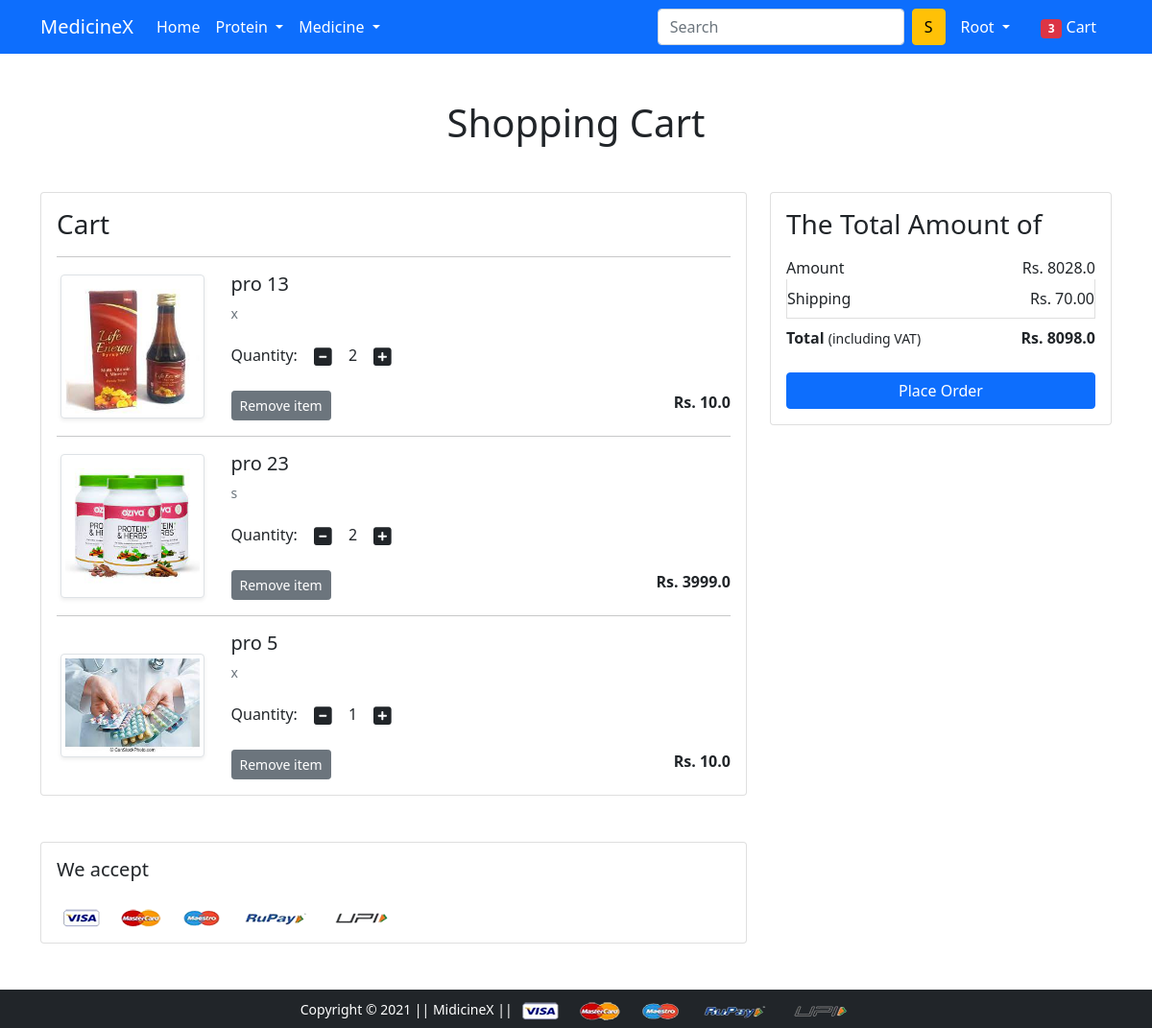
The page /cart/ (signed in) on the database as committed earlier.
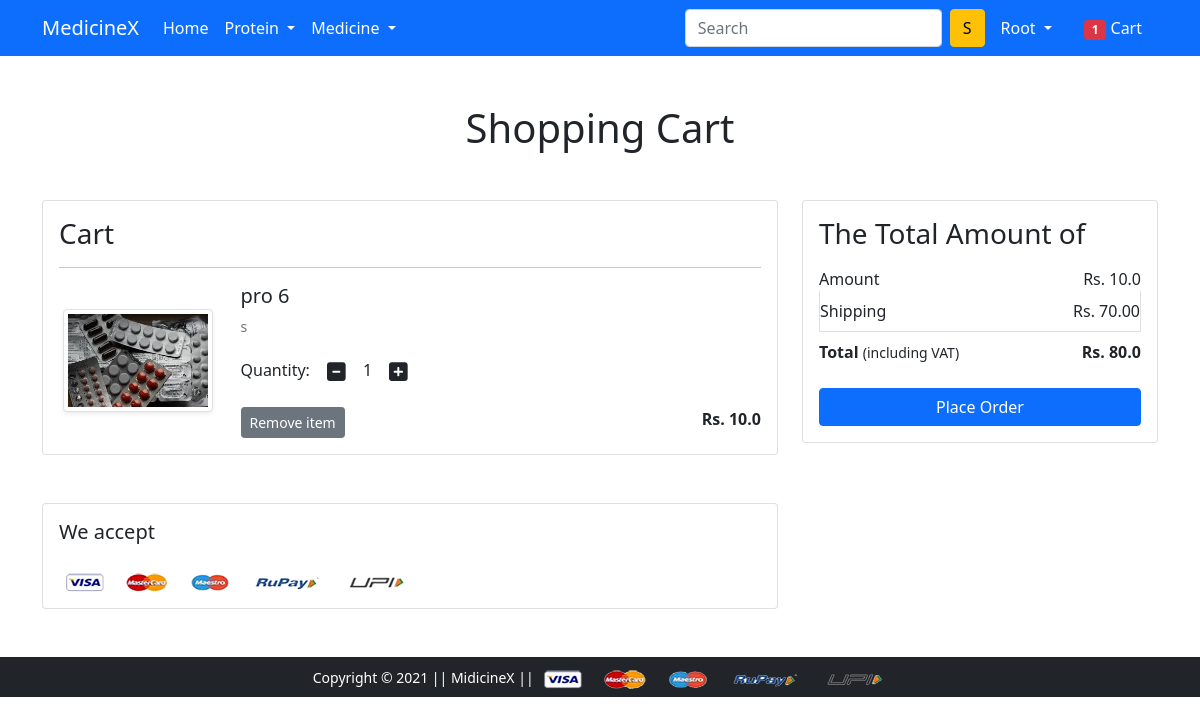
The same page on the database as committed later.
### app/models.py (models this page shows, shortened)
class Cart(models.Model):
    user = models.ForeignKey(User, on_delete=models.CASCADE)
    product = models.ForeignKey(Product, on_delete=models.CASCADE)
    quantity = models.PositiveIntegerField(default=1)
    totalamount = models.FloatField(default=0)

class Product(models.Model):
    title = models.CharField(max_length=100)
    selling_price = models.FloatField()
    discounted_price = models.FloatField()
    description = models.TextField()
    brand = models.CharField(max_length=100)
    category = models.CharField(choices=CATEGORY_CHOICES, max_length=2)
    product_image = models.ImageField(upload_to='productimg')

### app/views.py (the view)
# urls.py: path('cart/', views.show_cart, name='showcart'),
@login_required
def show_cart(request):
    if request.user.is_authenticated:
        user = request.user
        cart = Cart.objects.filter(user=user)
        amount = 0.0
        shipping_amount = 70.0
        total_amount = 0.0
        cart_product = [p for p in Cart.objects.all() if p.user == user]
        total_item = 0
        if request.user.is_authenticated:
            total_item = len(Cart.objects.filter(user=request.user))
        if cart_product:
            for p in cart_product:
                tempamount = (p.quantity * p.product.discounted_price)
                amount += tempamount
                totalamount = amount + shipping_amount
            return render(request, 'app/addtocart.html', {'carts':cart, 'totalamount':totalamount, 'amount':amount, 'total_item':total_item})
        else:
            return render(request, 'app/emptycart.html')

### app/templates/app/addtocart.html (shortened to what this page needs)
{% extends 'app/base.html' %}
{% load static %}
{% block main-content %}
<div class="container my-5">
 <div class="row">
  <h1 class="text-center mb-5">Shopping Cart</h1>
  <div class="col-sm-8">
  <div class="card">
   <div class="card-body">
    <h3>Cart</h3>
    {% for cart in carts %}
    <hr>
    <div class="row">
     <div class="col-sm-3 text-center align-self-center"><img src="{{cart.product.product_image.url}}" alt="" srcset="" class="img-fluid img-thumbnail shadow-sm" height="150" width="150"> </div>
     <div class="col-sm-9">
      <div>
       <h5>{{cart.product.title}}</h5>
       <p class="mb-2 text-muted small">{{cart.product.description}}</p>
       <div class="my-3">
        <label for="quantity">Quantity:</label>
        <a class="minus-cart btn" pid="{{cart.product.id}}"><i class="fas fa-minus-square fa-lg"></i></a>
          <span id="quantity">{{cart.quantity}}</span>
        <a class="plus-cart btn" pid="{{cart.product.id}}"><i class="fas fa-plus-square fa-lg"></i></a>
       </div>
       <div class="d-flex justify-content-between">
        <a href="#" class="btn btn-sm btn-secondary mr-3 remove-cart"  pid="{{cart.product.id}}"   >Remove item </a>
        <p class="mb-0"><span><strong>Rs. {{cart.product.discounted_price}}</strong></span></p>
       </div>
      </div>
     </div>
    </div>
    {% endfor %}
   </div>
   </div>
  </div>
  <div class="col-sm-4">
   <div class="card">
    <div class="card-body">
      <h3>The Total Amount of</h3>
      <ul class="list-group">
       <li class="list-group-item d-flex justify-content-between align-items-center border-0 px-0 pb-0">Amount<span>Rs. <span id='amount'>{{amount}}</span></span></li>
       <li class="list-group-item d-flex justify-content-between align-items-center px-0">Shipping<span>Rs. 70.00</span></li>
       <li class="list-group-item d-flex justify-content-between align-items-center border-0 px-0 mb-3">
        <div>
           <strong>Total</strong> <small>(including VAT)</small>
         </div>
         <span><strong>Rs. <strong id='totalamount'>{{totalamount}}</strong></strong></span>
       </li>
      </ul>
      <div class="d-grid"><a href="{% url 'checkout' %}" class="btn btn-primary">Place Order</a></div>
    </div>
   </div>
  </div>
 </div>
</div>
<div class="container">
 <div class="row">
  <div class="col-sm-8">
   <div class="card">
    <div class="card-body">
      <h5 class="mb-4">We accept</h5>
      <img src="{% static 'app/images/payment.png' %}" alt="" class="img-fluid">
    </div>
  </div>
  </div>
 </div>
</div>
{% endblock main-content %}

### app/templates/app/base.html (shortened to what this page needs)
<!doctype html>
{% load static %}
<html lang="en">
  <head>
    <link href="https://cdn.jsdelivr.net/npm/bootstrap@5.0.0-beta1/dist/css/bootstrap.min.css" rel="stylesheet">
    <link rel="stylesheet" href="{% static 'app/css/owl.carousel.min.css' %}">
    <link rel="stylesheet" href="{% static 'app/css/all.min.css' %}">
    <link rel="stylesheet" href="https://cdnjs.cloudflare.com/ajax/libs/font-awesome/5.15.4/css/all.min.css" />
    <link rel="stylesheet" href="{% static 'app/css/style.css' %}">
  </head>
  <body>
    <nav class="navbar navbar-expand-lg navbar-dark bg-primary">
     <div class="container">
       <a class="navbar-brand" href="/">MedicineX</a>
       <div class="collapse navbar-collapse" id="navbarSupportedContent">
         <ul class="navbar-nav me-auto mb-2 mb-lg-0">
           <li class="nav-item">
             <a class="nav-link active" aria-current="page" href="/">Home</a>
           </li>
           <li class="nav-item dropdown">
             <a class="nav-link dropdown-toggle text-white" href="#" id="electronicsDropdown" role="button" data-bs-toggle="dropdown" aria-expanded="false">
              Protein
             </a>
           </li>
           <li class="nav-item dropdown">
             <a class="nav-link dropdown-toggle text-white" href="#" id="fashionDropdown" role="button" data-bs-toggle="dropdown" aria-expanded="false">
              Medicine
             </a>
           </li>
         </ul>
         <form method="get" action="/search" class="d-flex">
           <input class="form-control me-2" type="search" placeholder="Search" aria-label="Search" name="query" id="query">
           <button class="btn btn-warning" type="submit">S</button>
         </form>
         <div>
          <ul class="navbar-nav me-auto mb-2 mb-lg-0">
            {% if request.user.is_authenticated %}
           <li class="nav-item dropdown mx-2">
              <a class="nav-link dropdown-toggle text-white" href="#" id="profileDropdown" role="button" data-bs-toggle="dropdown" aria-expanded="false">
                {{request.user.username|capfirst}}
              </a>
            </li>
            <li class="nav-item mx-2">
             <a href="{% url 'showcart' %}" class="nav-link text-white"><span class="badge bg-danger">{{total_item}}</span> Cart </a>
            </li>
          {% endif %}
          </ul>
         </div>
       </div>
     </div>
    </nav>
    {% block main-content %} {% endblock main-content %}
    <footer class="container-fluid bg-dark text-center p-2 mt-5">
        <small class="text-white">Copyright &copy; 2021 || MidicineX || </small>
        <img src="{% static 'app/images/payment.png' %}" alt="" srcset="" class="img-fluid" height="2px">
    </footer>
  </body>
</html>

Rows that differ between the two databases and show on the page:
removed Cart: product.product_image (picture), product "pro 13", product.description "x", quantity "2", product.discounted_price "10.0"
removed Cart: product.product_image (picture), product "pro 23", product.description "s", quantity "2", product.discounted_price "3999.0"
removed Cart: product.product_image (picture), product "pro 5", product.description "x", quantity "1", product.discounted_price "10.0"
added Cart: product.product_image (picture), product "pro 6", product.description "s", quantity "1", product.discounted_price "10.0"
Other text that changed with them:
{{ total_item }}: "3" → "1"
{{ amount }}: "8028.0" → "10.0"
{{ totalamount }}: "8098.0" → "80.0"
